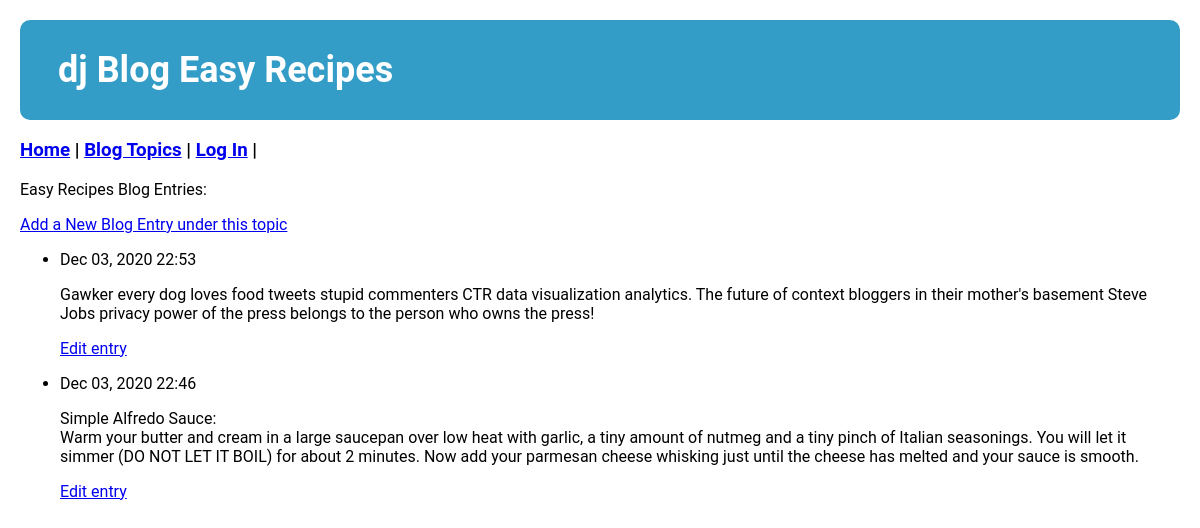
The page /topic/2/ on the database its author committed.
### blog_app/models.py (models this page shows, shortened)
class Topic(models.Model):
    text = models.CharField(max_length=255)
    date_added = models.DateTimeField(auto_now_add=True)
    def __str__(self):
        return self.text

class Entry(models.Model):
    topic = models.ForeignKey(Topic, on_delete=models.CASCADE)
    text = RichTextField(blank=True, null=True)
    date_added = models.DateTimeField(auto_now_add=True)
    class Meta:
        verbose_name_plural = 'entries'  # correct display so it doesn't show up as 'entrys'

### blog_app/views.py (the view)
# urls.py: path('topic/<int:topic_id>/', views.topic, name='topic'),
def topic(request, topic_id):
    topic = Topic.objects.get(id=topic_id)
    entries = topic.entry_set.order_by('-date_added')
    content = {"topic": topic, "entries": entries}
    return render(request, 'blog_app/blog_topic.html', content)

### blog_app/templates/blog_app/blog_topic.html
{% extends 'blog_app/base.html' %}
{%load static %}
{% block content %}
<p>{{ topic }} Blog Entries:</p>
<p><a href="{% url 'blog_app:new_entry' topic.id %}">Add a New Blog Entry under this topic</a></p>
<ul>
    {% for entry in entries %}
        <li>
            <p>{{ entry.date_added|date:'M d, Y H:i' }}</p>
            <p>{{ entry.text|safe|linebreaks }}</p>
            <p><a href="{% url 'blog_app:edit_entry' entry.id %}">Edit entry</a></p>
        </li>
    {% empty %}
        <li>There are no Blog Entries for this topic yet.</li>
    {% endfor %}
</ul>
{% endblock content %}

### blog_app/templates/blog_app/base.html (shortened to what this page needs)
<!DOCTYPE html>
<html lang="en">
<head>
    {% load static %}
    <link rel="stylesheet" href="{% static 'style.css' %}">
</head>
<body>
    <div class="header">
        <h1>dj Blog {{ page_title|title }} {{ topic|title }}</h1>
    </div>
    <h3>
        <a href="{% url 'blog_app:index' %}">Home</a> |
        <a href="{% url 'blog_app:topics' %}">Blog Topics</a> |
        {% if user.is_authenticated %}
            <a href="{% url 'users:logout' %}">Log Out</a> |
            <p>Hello, {{ user.username }}.</p>
        {% else %}
            <a href="{% url 'users:login' %}">Log In</a> |
        {% endif %}
    </h3>
    {% block content %}{% endblock content %}
</body>
</html>

### blog_app/static/style.css (style rules this page uses)
body { margin: 20px 20px 10px; font-family: "Roboto", "Lucida Grande", Verdana, Arial, sans-serif; }
.header { padding: 5px 38px 5px; text-align: left; background: #349dc7; color: white; font-size: 18px; border-radius: 10px; }

### rows shown on the page
Topic: text "Easy Recipes"
Entry: date_added "Dec 03, 2020 22:53", text "Gawker every dog loves food tweets stupid commenters CTR data visualization analytics. The future of context bloggers in their mother's basement Steve Jobs privacy power of the press belongs to the person who owns the press!"
Entry: date_added "Dec 03, 2020 22:46", text "Simple Alfredo Sauce: Warm your butter and cream in a large saucepan over low heat with garlic, a tiny amount of nutmeg and a tiny pinch of Italian seasonings. You will let it simmer (DO NOT LET IT BOIL) for about 2 minutes. Now add your parmesan cheese whisking just until the cheese has melted and your sauce is smooth."
